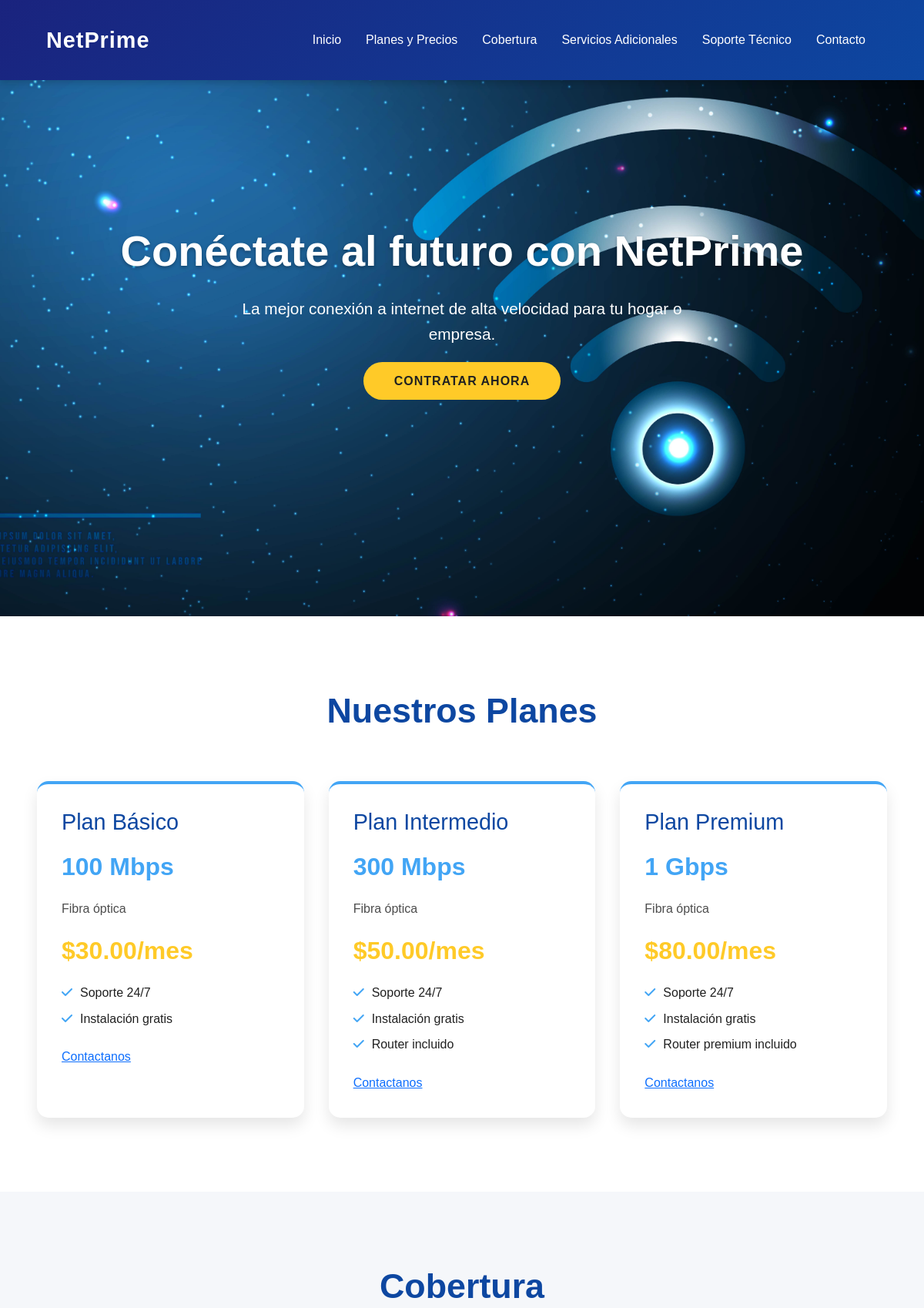
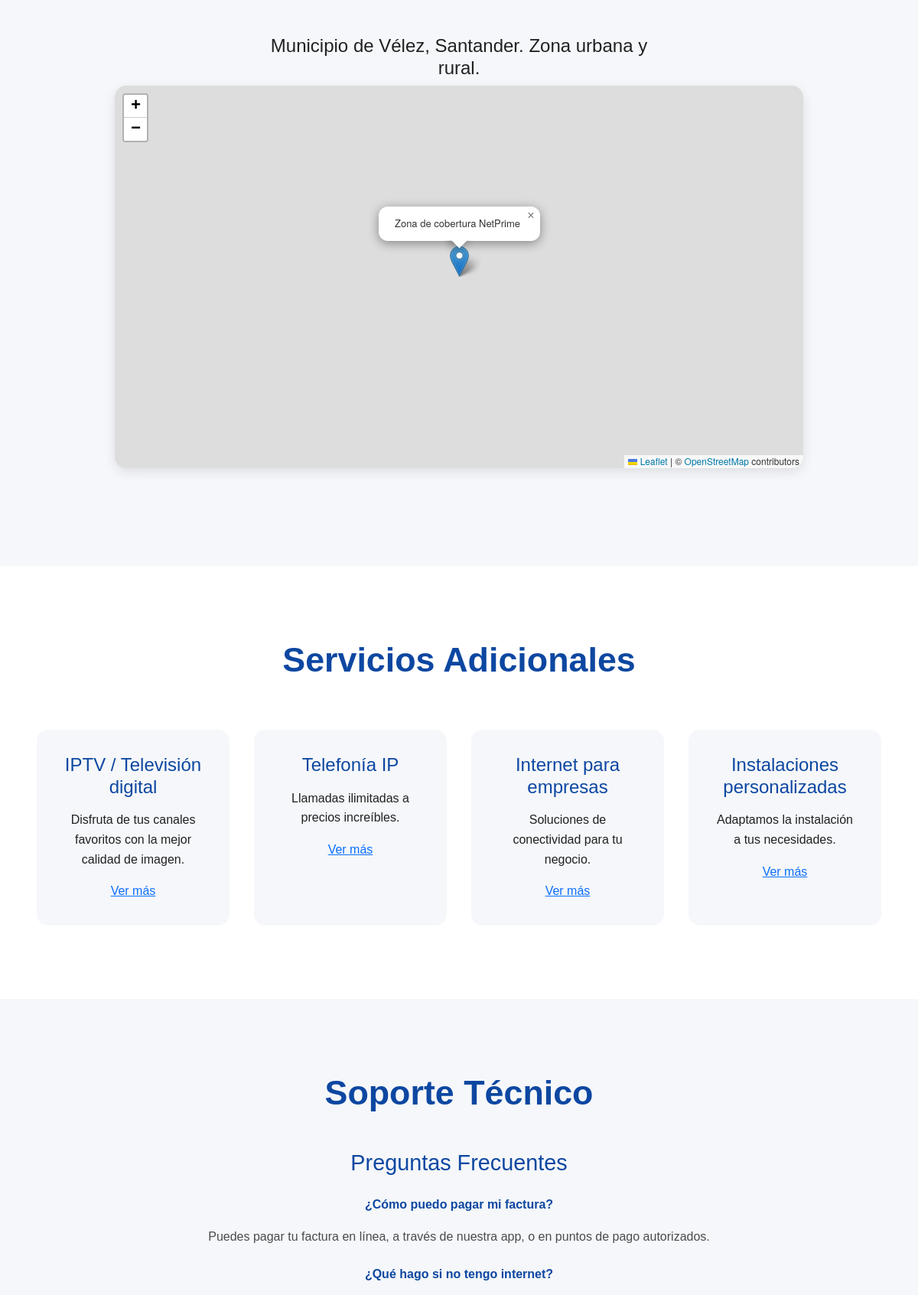
The page / (upper part) on the database its author committed (2 pictures, top to bottom).
### tables this page shows
CREATE TABLE `planes` (
  `id` int(11) NOT NULL,
  `nombre` varchar(50) NOT NULL,
  `velocidad` varchar(20) NOT NULL,
  `precio` decimal(10,2) NOT NULL,
  `caracteristicas` text NOT NULL
);

### index.php (the view, shortened to what this page needs)
<?php
require 'conexion.php';
$stmt = $pdo->query("SELECT * FROM planes");
$planes = $stmt->fetchAll(PDO::FETCH_ASSOC);
?>
<!DOCTYPE html>
<html lang="es">
<head>
    <link href="https://cdn.jsdelivr.net/npm/bootstrap@5.3.3/dist/css/bootstrap.min.css" rel="stylesheet">
    <link rel="stylesheet" href="https://cdnjs.cloudflare.com/ajax/libs/font-awesome/6.0.0/css/all.min.css" />
    <link rel="stylesheet" href="https://unpkg.com/leaflet@1.7.1/dist/leaflet.css" />
    <link href='https://unpkg.com/boxicons@2.1.4/css/boxicons.min.css' rel='stylesheet'>
    <link rel="stylesheet" href="style.css">
</head>
<body>
    <header>
        <nav class="navbar navbar-expand-lg navbar-dark">
            <div class="container-fluid">
                <a class="navbar-brand" href="index.php">NetPrime</a>
                <div class="collapse navbar-collapse" id="navbarNav">
                    <ul class="navbar-nav ms-auto">
                        <li class="nav-item"><a class="nav-link" href="#inicio">Inicio</a></li>
                        <li class="nav-item"><a class="nav-link" href="#planes">Planes y Precios</a></li>
                        <li class="nav-item"><a class="nav-link" href="#cobertura">Cobertura</a></li>
                        <li class="nav-item"><a class="nav-link" href="#servicios">Servicios Adicionales</a></li>
                        <li class="nav-item"><a class="nav-link" href="#soporte">Soporte Técnico</a></li>
                        <li class="nav-item"><a class="nav-link" href="#contacto">Contacto</a></li>
                    </ul>
                </div>
            </div>
        </nav>
    </header>
    <section id="inicio" class="hero">
        <div class="hero-content">
            <h1>Conéctate al futuro con NetPrime</h1>
            <p>La mejor conexión a internet de alta velocidad para tu hogar o empresa.</p>
            <a href="#planes" class="button">Contratar ahora</a>
        </div>
    </section>
    <section id="planes" class="plans">
        <h2>Nuestros Planes</h2>
        <div class="plans-container">
            <?php foreach ($planes as $plan): ?>
                <div class="plan-card">
                    <h3><?php echo $plan['nombre']; ?></h3>
                    <p class="speed"><?php echo $plan['velocidad']; ?></p>
                    <p class="connection">Fibra óptica</p>
                    <p class="price">$<?php echo number_format($plan['precio'], 2); ?>/mes</p>
                    <ul>
                        <?php foreach (explode(', ', $plan['caracteristicas']) as $feature): ?>
                            <li><?php echo $feature; ?></li>
                        <?php endforeach; ?>
                    </ul>
                    <a href="https://wa.me/573215379182" class="button">Contactanos</a>
                </div>
            <?php endforeach; ?>
        </div>
    </section>
    <section id="cobertura" class="coverage">
        <h2>Cobertura</h2>
        <div class="coverage-form">
            <h4>Municipio de Vélez, Santander. Zona urbana y rural.</h4>
        </div>
        <div id="map"></div>
    </section>
    <section id="servicios" class="services">
        <h2>Servicios Adicionales</h2>
        <div class="services-container">
            <div class="service-card">
                <h3>IPTV / Televisión digital</h3>
                <p>Disfruta de tus canales favoritos con la mejor calidad de imagen.</p>
                <a href="#" class="button">Ver más</a>
            </div>
            <div class="service-card">
                <h3>Telefonía IP</h3>
                <p>Llamadas ilimitadas a precios increíbles.</p>
                <a href="#" class="button">Ver más</a>
            </div>
            <div class="service-card">
                <h3>Internet para empresas</h3>
                <p>Soluciones de conectividad para tu negocio.</p>
                <a href="#" class="button">Ver más</a>
            </div>
            <div class="service-card">
                <h3>Instalaciones personalizadas</h3>
                <p>Adaptamos la instalación a tus necesidades.</p>
                <a href="#" class="button">Ver más</a>
            </div>
        </div>
    </section>
    <section id="soporte" class="support">
        <h2>Soporte Técnico</h2>
        <div class="faq">
            <h3>Preguntas Frecuentes</h3>
            <ul>
                <li>
                    <p>¿Cómo puedo pagar mi factura?</p>
                    <p>Puedes pagar tu factura en línea, a través de nuestra app, o en puntos de pago autorizados.</p>
                </li>
                <li>
                    <p>¿Qué hago si no tengo internet?</p>
                </li>
            </ul>
        </div>
    </section>
</body>
</html>

### rows shown on the page
planes: nombre "Plan Básico", velocidad "100 Mbps", precio "30.00", caracteristicas "Soporte 24/7", caracteristicas "Instalación gratis"
planes: nombre "Plan Intermedio", velocidad "300 Mbps", precio "50.00", caracteristicas "Soporte 24/7", caracteristicas "Instalación gratis", caracteristicas "Router incluido"
planes: nombre "Plan Premium", velocidad "1 Gbps", precio "80.00", caracteristicas "Soporte 24/7", caracteristicas "Instalación gratis", caracteristicas "Router premium incluido"
